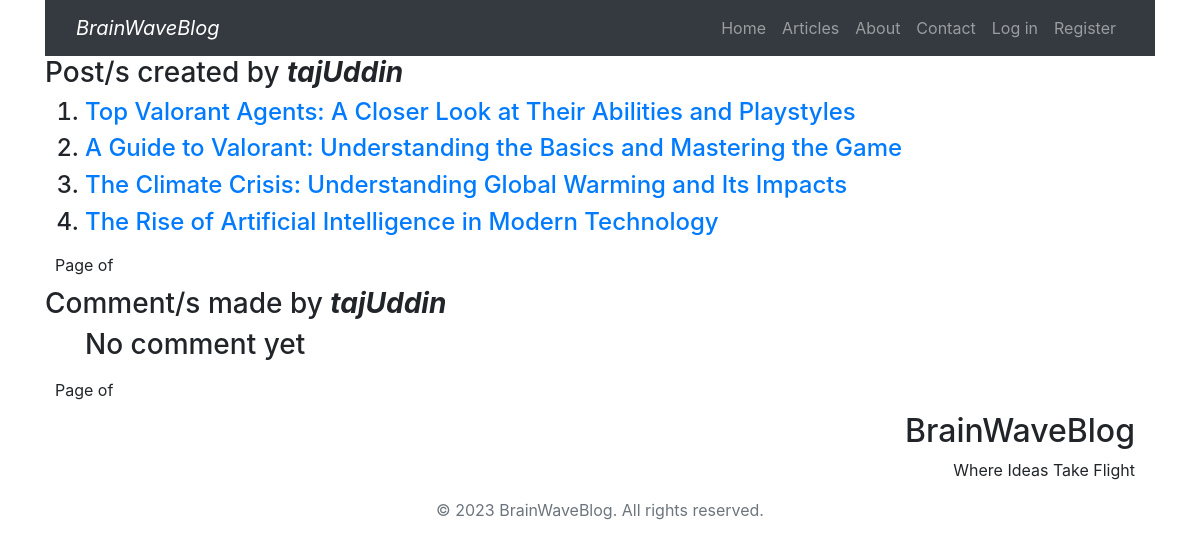
/blog/profile/2, run on the app's committed database.
### blog/models.py (models this page shows)
class Post(models.Model):
    STATUS_CHOICES = (
    ('draft', 'Draft'),
    ('published', 'Published'),
    )
    title = models.CharField(max_length=250)
    slug = models.SlugField(max_length=250,
                            unique_for_date='publish')
    author = models.ForeignKey(User,
                               on_delete=models.CASCADE,
                               related_name='posts')
    body = models.TextField()
    publish = models.DateTimeField(default=timezone.now)
    created = models.DateTimeField(auto_now_add=True)
    updated = models.DateTimeField(auto_now=True)
    status = models.CharField(max_length=10,
                              choices=STATUS_CHOICES,
                              default='draft')
    tags = TaggableManager()
    objects = models.Manager()
    published = PublishedManager()
    def get_absolute_url(self):
        return reverse('blog:post_detail',
        args=[self.publish.year,
        self.publish.month,
        self.publish.day, self.slug])
    class Meta:
        ordering = ('-publish',)
    def __str__(self):
        return self.title

### blog/views.py (the view)
# urls.py: path('profile/<int:user_id>', views.profile, name='user_profile'),
def profile(request, user_id):
    user = get_object_or_404(User, id = user_id)
    posts = user.posts.all()
    print(posts)
    comments = user.comments.all()
    print(comments)
    context = {
        'user':user,
        'posts': posts,
        'comments': comments
    }
    return render(request, 'blog/user_profile.html', context)

### blog/templates/blog/user_profile.html (shortened to what this page needs)
{% extends 'base.html' %}
{% block content %}
<h3>Post/s created by <strong><i>{{ user.username }}</i></strong></h3>
<ol>
{% for post in posts %}
<h4><li><a href="{{ post.get_absolute_url }}">{{ post.title }}</a></li></h4>
{% empty %}
<h3>No post yet</h3>
{% endfor %}
</ol>
{% include 'pagination.html' with page=posts %}
<h3>Comment/s made by <strong><i>{{ user.username }}</i></strong></h3>
<ol>
{% for comment in comments %}
<h4><li>Comment: {{ comment.body }}</li></h4>
<h5>On post: <a href="{{ comment.post.get_absolute_url }}">{{ comment.post.title }}</a></h5>
{% empty %}
<h3>No comment yet</h3>
{% endfor %}
</ol>
{% include 'pagination.html' with page=comments %}
{% endblock %}

### data on the page
Post: title "Top Valorant Agents: A Closer Look at Their Abilities and Playstyles"
Post: title "A Guide to Valorant: Understanding the Basics and Mastering the Game"
Post: title "The Climate Crisis: Understanding Global Warming and Its Impacts"
Post: title "The Rise of Artificial Intelligence in Modern Technology"

### other printed values
{{ user.username }} "tajUddin"
